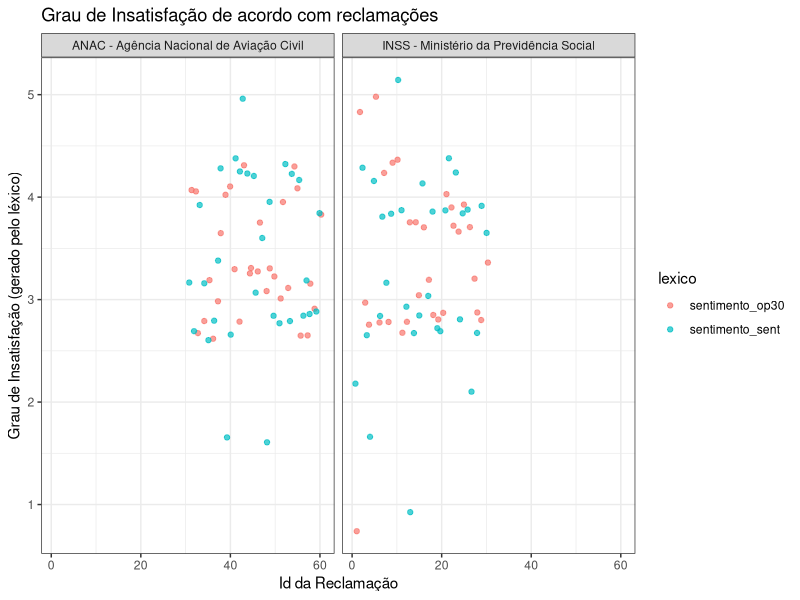
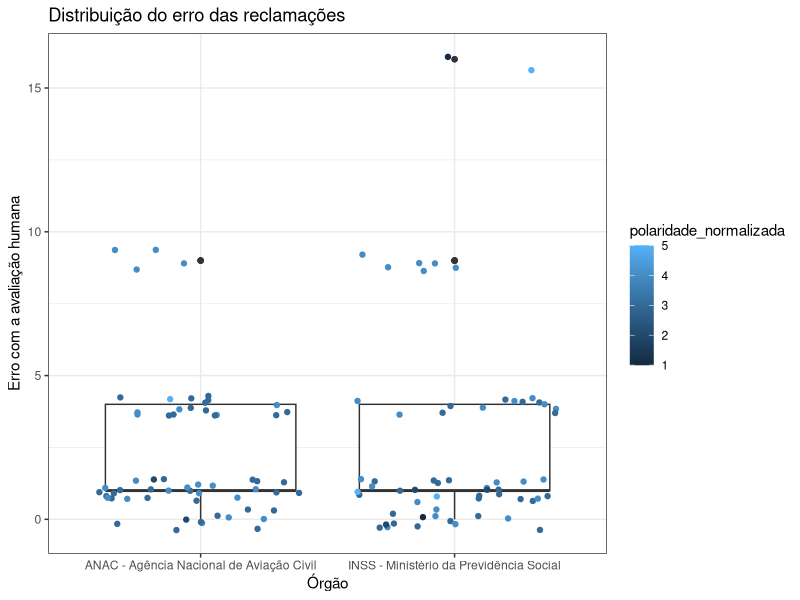
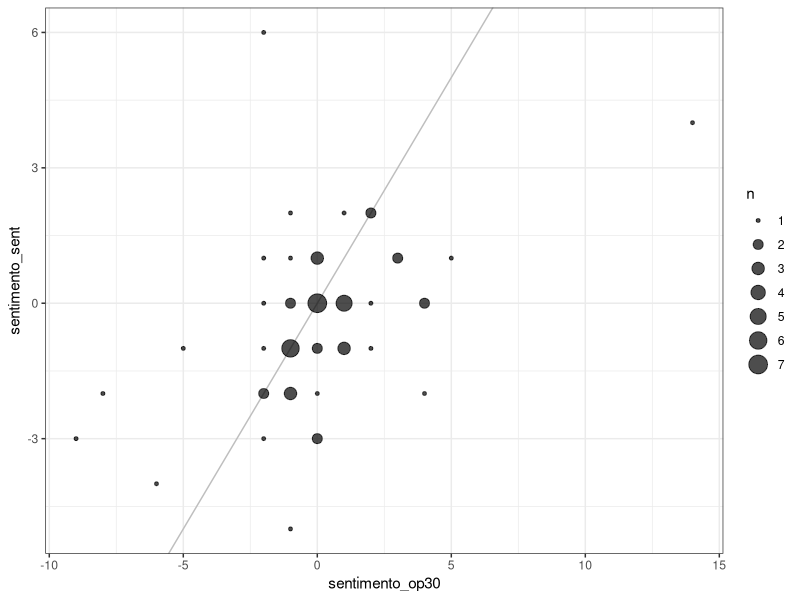
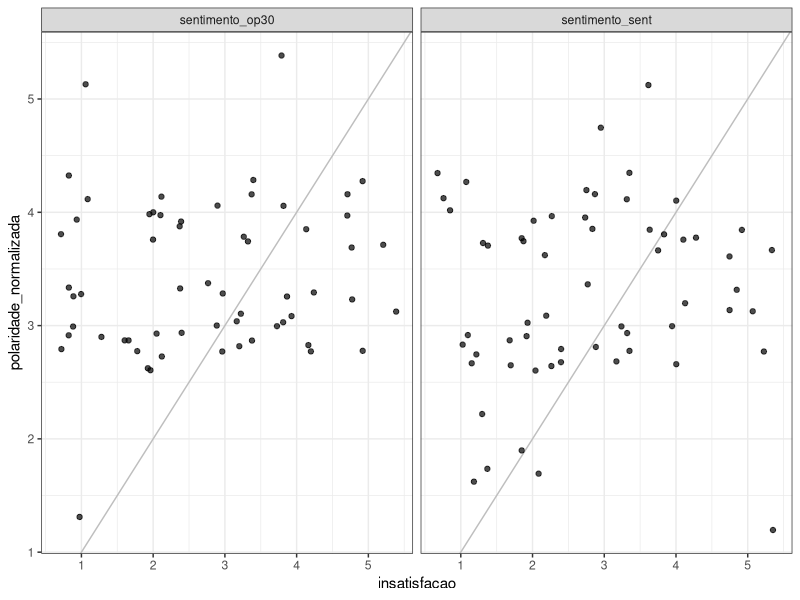
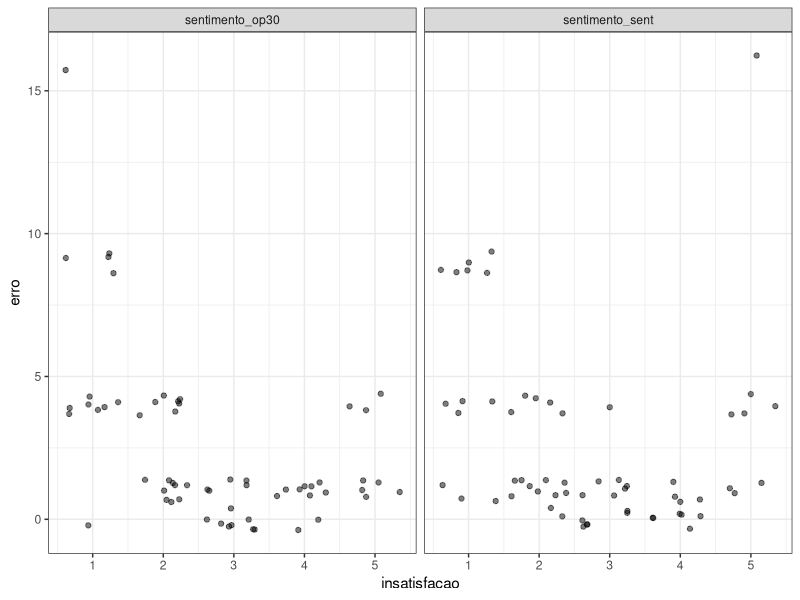
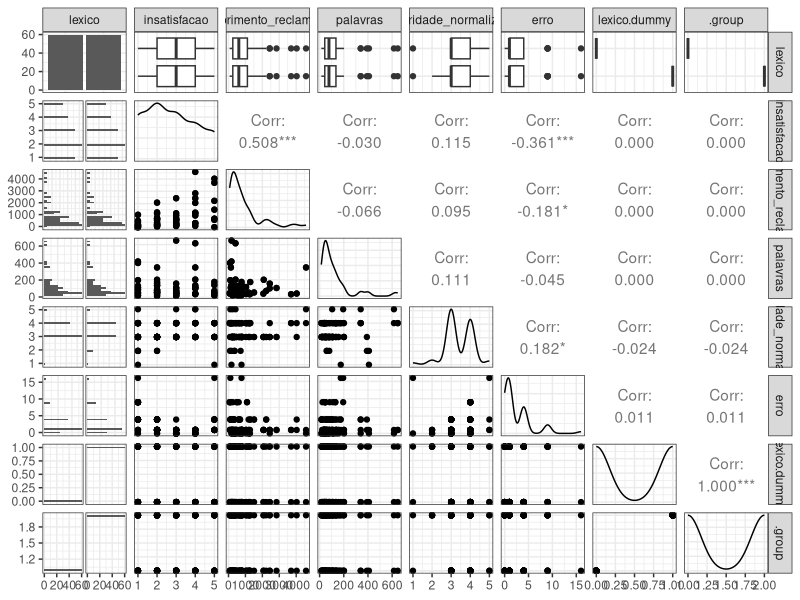
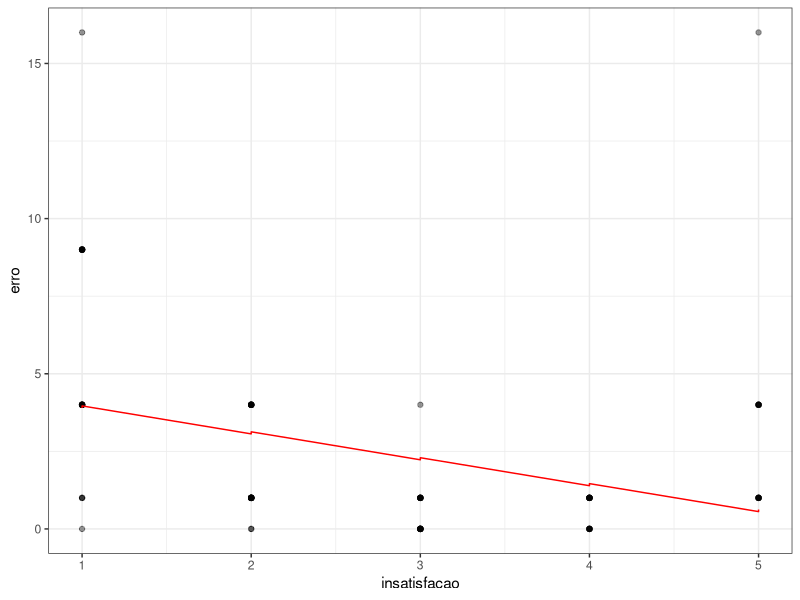
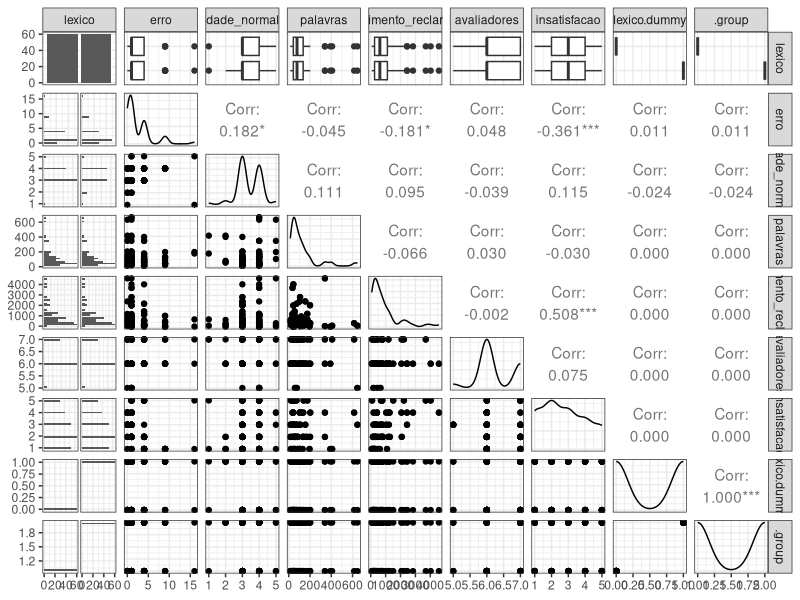

Generate these figures, in order, with R:
## ---- chunk 1
library(tidyverse)
library(here)
library(modelr)
library(broom)
library(GGally)

theme_set(theme_bw())
## ---- chunk 2

reclamacoes = read_csv(here("data/3-avaliacao-humana/reclamacoes-avaliadas-20181113.csv"))
sentimentos = read_csv(here("data/5-sentimentos/sentimento.csv"))

reclamacoes = reclamacoes %>% 
    mutate(comprimento_reclamacao = str_length(reclamacao))
## ---- chunk 3
reclamacoes = reclamacoes %>% 
    left_join(sentimentos, 
              by = "id")

reclamacoes_l = reclamacoes %>%  
    select(-palavras_op30,
           -palavras_sent, 
           -grupo_avaliando) %>% 
    gather(key = "lexico", 
           value = "polaridade", 
           sentimento_op30, 
           sentimento_sent)

# reclamacoes_l %>% 
#     View()

## ---- chunk 4
# Faça você mesmo. Crie a variável polaridade_normalizada
reclamacoes_l = reclamacoes_l %>% 
    group_by(lexico) %>% 
    mutate(polaridade_normalizada = round(((4 * (polaridade - max(polaridade))) / (min(polaridade) - max(polaridade))) + 1))
                                    
## ---- chunk 5
reclamacoes_l = reclamacoes_l %>% 
    mutate(erro = (insatisfacao - polaridade_normalizada)**2)
## ---- chunk 6
reclamacoes_l %>% 
    ggplot(aes(x = id, 
               y = polaridade_normalizada, 
               color = lexico)) +
    geom_jitter(alpha = 0.7) +
    xlab("Id da Reclamação") +
    ylab("Grau de Insatisfação (gerado pelo léxico)") +
    ggtitle("Grau de Insatisfação de acordo com reclamações") +
    facet_grid(~orgao)
## ---- chunk 7
reclamacoes_l %>% 
    ggplot(aes(x = orgao, 
               y = erro,
               color = polaridade_normalizada)) +
    geom_boxplot() +
    geom_jitter() +
   # stat_boxplot(geom = 'errorbar') +
    labs(title = "Distribuição do erro das reclamações",
         x = "Órgão",
         y = "Erro com a avaliação humana")
## ---- chunk 8
reclamacoes %>% 
    ggplot(aes(x = sentimento_op30, 
               y = sentimento_sent)) + 
    geom_abline(slope = 1, 
                intercept = 0, 
                color = "grey") + 
    geom_count(alpha = .7) 
## ---- chunk 9
reclamacoes_l %>% 
    ggplot(aes(x = insatisfacao, 
               y = polaridade_normalizada, 
               group = insatisfacao)) + 
    geom_abline(slope = 1, intercept = 0, color = "grey") + 
    geom_jitter(alpha = .7)  + 
    facet_wrap(~ lexico)

reclamacoes_l %>% 
    ggplot(aes(x = insatisfacao, 
               y = erro, 
               group = insatisfacao)) + 
    geom_jitter(alpha = .5)  +
    # geom_boxplot() + 
    facet_wrap(~ lexico)
## ---- chunk 10
#Cria variável dummy para preditor categórico
reclamacoes_l = reclamacoes_l %>% mutate(lexico.dummy = if_else(lexico == "sentimento_sent", 1, 0))
#Você precisa entender o que fez acima para interpretar sua regressão
#Você pode também criar uma variável dummy para o órgao (se anac ou inss)

# ggpairs(reclamacoes_l %>% select(<selecione as colulas que vc quer usar aqui>))
# lm1 = lm(<seu modelo>)

ggpairs(reclamacoes_l %>% select(insatisfacao, comprimento_reclamacao, palavras, polaridade_normalizada, erro, lexico.dummy))
lm1 = lm(erro ~ lexico.dummy + insatisfacao, data = reclamacoes_l)
tidy(lm1, conf.int = TRUE, conf.level = 0.95)
glance(lm1)
reclamacoes_l %>% 
    add_predictions(model = lm1) %>% 
    ggplot(aes(x = insatisfacao,
               y = erro)) +
    geom_point(alpha = .4) +
    geom_line(aes(y = pred), colour = "red")
## ---- chunk 11
reclamacoes_l %>% 
            select(erro,
                   polaridade_normalizada,
                   palavras,
                   comprimento_reclamacao,
                   avaliadores,
                   insatisfacao,
                   lexico.dummy) %>% 
    ggpairs(progress = FALSE)
## ---- chunk 12
modelo <- lm(erro ~ polaridade_normalizada + insatisfacao + comprimento_reclamacao,
             data = reclamacoes_l)

tidy(modelo, conf.int = TRUE, conf.level = 0.95)
glance(modelo)
